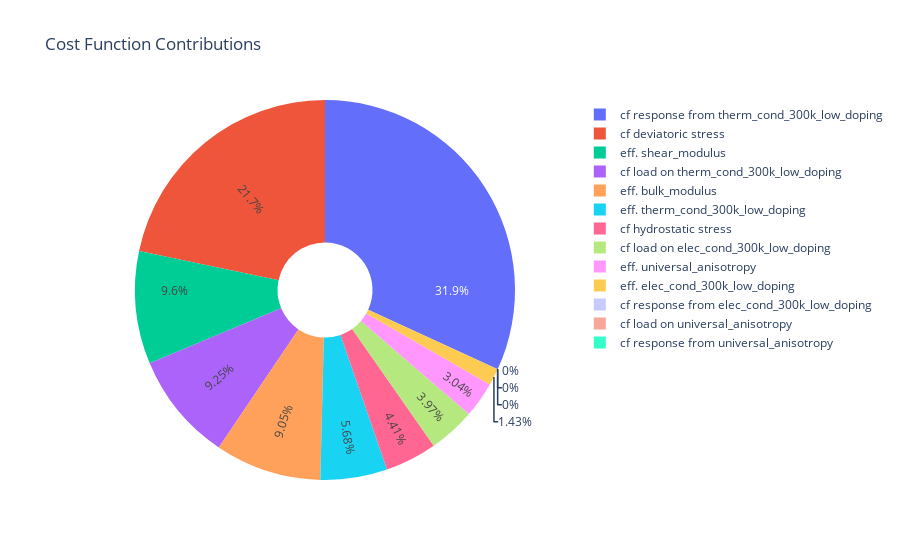

This figure's notebook cell:
### Code cell
# Plot the contributions to the cost function for the best performer
visualizer.plot_cost_func_contribs()

### Figure 1 — Plotly figure (JSON) as saved in the notebook; plotly's stock layout.template omitted (floating-point values rounded to 4 significant figures)
{"data": [{"hole": 0.25, "insidetextorientation": "radial", "labels": ["eff. elec_cond_300k_low_doping", "eff. therm_cond_300k_low_doping", "eff. bulk_modulus", "eff. shear_modulus", "eff. universal_anisotropy", "cf load on elec_cond_300k_low_doping", "cf response from elec_cond_300k_low_doping", "cf load on therm_cond_300k_low_doping", "cf response from therm_cond_300k_low_doping", "cf hydrostatic stress", "cf deviatoric stress", "cf load on universal_anisotropy", "cf response from universal_anisotropy"], "textinfo": "percent", "type": "pie", "values": [0.009825, 0.03914, 0.06232, 0.06611, 0.02096, 0.02737, 0, 0.0637, 0.2193, 0.03035, 0.1495, 0, 0, 0.3253, 0.3227, 0.01935, 0.057, 0.007589, 0.03214, 0.1591, 0.05051, 0.02431, 0.0247, 0, 0, 0.05806, 0.0588, 0.1115, 0.1772]}], "layout": {"showlegend": true, "title": {"text": "Cost Function Contributions"}}}
